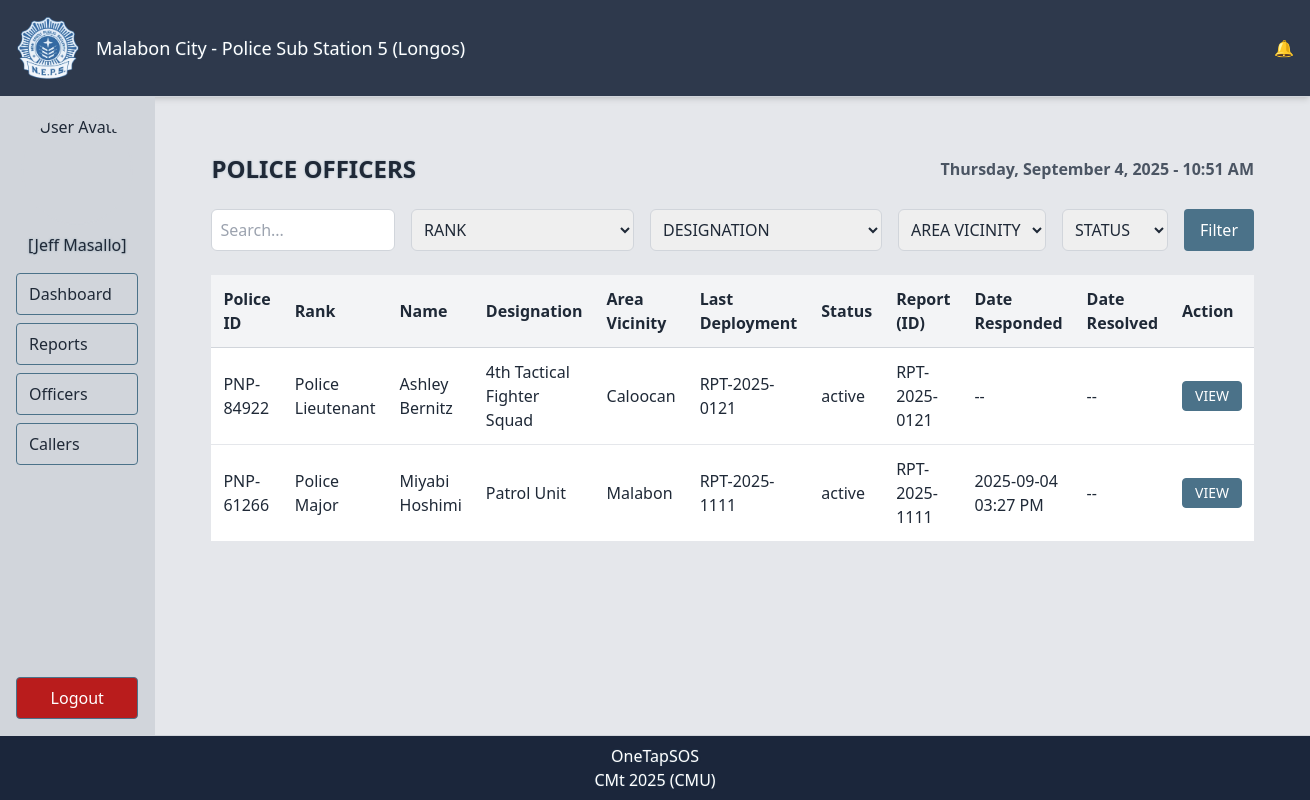
The app's page /users/list/ (signed in) with its own data.
### users/models.py (models this page shows, shortened)
class UserProfile(AbstractUser):
    username = None  # Remove default username
    police_id = models.CharField(
        max_length=20,
        unique=True,
        validators=[police_id_regex],
        help_text="Enter your official Police ID (e.g. PNP-12345)"
    )
    email = models.EmailField(unique=True)
    first_name = models.CharField(max_length=150)
    last_name = models.CharField(max_length=150)
    phone_number = models.CharField(
        max_length=11,
        validators=[philippine_mobile_regex],
        help_text="Enter a valid Philippine mobile number (e.g. 09123456789)."
    )
    rank = models.CharField(
        max_length=40,
        choices=RANK_GROUPED_CHOICES,
        default='Patrolman/Patrolwoman',
        help_text="Select your official police rank."
    )
    designation = models.CharField(
        max_length=100,
        blank=True,
        null=True,
        help_text="Officer’s current designation/role (e.g. Investigator, Desk Officer, Patrol Unit)."
    )
    area_vicinity = models.CharField(
        max_length=150,
        blank=True,
        null=True,
        help_text="Assigned area or vicinity of responsibility (e.g. Quezon City, Barangay 123)."
    )
    officer_photo = models.ImageField(
        upload_to='officer_photos/',
        null=True,
        blank=True,
        validators=[FileExtensionValidator(['jpg', 'jpeg', 'png'])],
        help_text="Upload a profile picture of the officer."
    )
    date_joined = models.DateTimeField(auto_now_add=True)
    is_active = models.BooleanField(default=True)
    is_staff = models.BooleanField(default=False)
    USERNAME_FIELD = 'police_id'
    REQUIRED_FIELDS = ['email', 'first_name', 'last_name']
    objects = CustomUserManager()

### users/views.py (the view, shortened to what this page needs)
# urls.py: path('list/', views.officer_list, name='officer_list'),
@login_required
def officer_list(request):
    latest_deployment = (
        DeploymentHistory.objects
        .filter(police_id=OuterRef("police_id"))
        .order_by("-date_time_responded", "-date_time_resolved", "-id")
    )
    users = (
        UserProfile.objects
        .filter(is_staff=False, is_superuser=False)
        .annotate(
            last_status=Subquery(latest_deployment.values("status")[:1]),
            last_report_id=Subquery(latest_deployment.values("report__report_id")[:1]),
            last_responded=Subquery(latest_deployment.values("date_time_responded")[:1]),
            last_resolved=Subquery(latest_deployment.values("date_time_resolved")[:1]),
        )
    )
    q = request.GET.get("q")
    rank = request.GET.get("rank")
    if rank:
        users = users.filter(rank=rank)
    designation = request.GET.get("designation")
    if designation:
        users = users.filter(designation=designation)
    area = request.GET.get("area")
    if area:
        users = users.filter(area_vicinity=area)
    status = request.GET.get("status")
    if status:
        users = users.filter(last_status=status)
    users = users.order_by("rank", "last_name")
    ranks = UserProfile.objects.values_list("rank", flat=True).distinct()
    designations = (
    UserProfile.objects
    .exclude(designation__isnull=True)
    .exclude(designation="")
    .values_list("designation", flat=True)
    .distinct()
)
    areas = (
    UserProfile.objects
    .exclude(area_vicinity__isnull=True)
    .exclude(area_vicinity="")
    .values_list("area_vicinity", flat=True)
    .distinct()
)
    statuses = DeploymentHistory.objects.values_list("status", flat=True).distinct()
    return render(request, "users/officers_list.html", {
        "users": users,
        "ranks": ranks,
        "designations": designations,
        "areas": areas,
        "statuses": statuses,
        "filters": request.GET,
    })

### notifications/context_processors.py (called while the page is built)
def notifications_context(request):
    if request.user.is_authenticated:
        unread_count = Notification.objects.filter(
            recipient=request.user, is_read=False
        ).count()
        latest_notifications = Notification.objects.filter(
            recipient=request.user
        ).order_by("-created_at")[:10]
    else:
        unread_count = 0
        latest_notifications = []
    return {
        "unread_count": unread_count,
        "latest_notifications": latest_notifications,
    }

### templates/users/officers_list.html (shortened to what this page needs)
{% extends "base.html" %}
{% block content %}
<div class="p-6 space-y-6">
    <div class="flex justify-between items-center">
        <h2 class="text-2xl font-semibold text-gray-800 text-glow">POLICE OFFICERS</h2>
        <p class="text-gray-600"><strong>{% now "l, F j, Y - h:i A" %}</strong></p>
    </div>
<form method="get" class="flex flex-wrap gap-2 sm:gap-4 mb-6">
    <input type="text" name="q" placeholder="Search..."
        value="{{ filters.q|default:'' }}"
        class="flex-1 min-w-[150px] p-2 border border-gray-300 rounded-md focus:outline-none focus:ring-2 focus:ring-[#4B7289]">
    <select name="rank" class="p-2 border border-gray-300 rounded-md">
        <option value="">RANK</option>
    </select>
    <select name="designation" class="p-2 border border-gray-300 rounded-md">
        <option value="">DESIGNATION</option>
    </select>
    <select name="area" class="p-2 border border-gray-300 rounded-md">
        <option value="">AREA VICINITY</option>
    </select>
    <select name="status" class="p-2 border border-gray-300 rounded-md">
        <option value="">STATUS</option>
    </select>
    <button type="submit" class="px-4 py-2 bg-[#4B7289] text-white rounded hover:bg-[#6B7280] transition">
        Filter
    </button>
</form>
{% if users %}
    <div class="hidden sm:block overflow-x-auto">
        <table class="w-full min-w-[900px] border-collapse bg-white shadow-md">
            <thead>
                <tr class="bg-gray-100 text-sm sm:text-base">
                    <th class="p-3 border-b border-gray-300 text-left font-semibold">Police ID</th>
                    <th class="p-3 border-b border-gray-300 text-left font-semibold">Rank</th>
                    <th class="p-3 border-b border-gray-300 text-left font-semibold">Name</th>
                    <th class="p-3 border-b border-gray-300 text-left font-semibold">Designation</th>
                    <th class="p-3 border-b border-gray-300 text-left font-semibold">Area Vicinity</th>
                    <th class="p-3 border-b border-gray-300 text-left font-semibold">Last Deployment</th>
                    <th class="p-3 border-b border-gray-300 text-left font-semibold">Status</th>
                    <th class="p-3 border-b border-gray-300 text-left font-semibold">Report (ID)</th>
                    <th class="p-3 border-b border-gray-300 text-left font-semibold">Date Responded</th>
                    <th class="p-3 border-b border-gray-300 text-left font-semibold">Date Resolved</th>
                    <th class="p-3 border-b border-gray-300 text-left font-semibold">Action</th>
                </tr>
            </thead>
            <tbody>
                {% for user in users %}
                <tr class="text-sm sm:text-base">
                    <td class="p-3 border-b">{{ user.police_id }}</td>
                    <td class="p-3 border-b">{{ user.rank }}</td>
                    <td class="p-3 border-b">{{ user.get_full_name }}</td>
                    <td class="p-3 border-b">{{ user.designation }}</td>
                    <td class="p-3 border-b">{{ user.area_vicinity }}</td>
                    <td class="p-3 border-b">{{ user.last_report_id|default:"--" }}</td>
                    <td class="p-3 border-b">{{ user.last_status|default:"--" }}</td>
                    <td class="p-3 border-b">{{ user.last_report_id|default:"--" }}</td>
                    <td class="p-3 border-b">{{ user.last_responded|date:"Y-m-d h:i A"|default:"--" }}</td>
                    <td class="p-3 border-b">{{ user.last_resolved|date:"Y-m-d h:i A"|default:"--" }}</td>
                    <td class="p-3 border-b">
                        <a href="{% url 'officer_view' user.id %}" class="inline-block px-3 py-1 bg-[#4B7289] text-white rounded hover:bg-[#6B7280] transition border-glow text-sm">VIEW</a>
                    </td>
                </tr>
                {% endfor %}
            </tbody>
        </table>
    </div>
{% else %}
    <p class="text-gray-500">No officer data available.</p>
{% endif %}
</div>
{% endblock %}

### templates/base.html (shortened to what this page needs)
{% load static %}
{% load humanize %}
<!DOCTYPE html>
<html lang="en">
<head>
    <script src="https://cdn.tailwindcss.com"></script>
</head>
<body class="bg-[#E5E7EB] text-gray-800 font-sans" x-data="{ open: false }">
    <div class="flex flex-col min-h-screen">
        <header class="flex justify-between items-center p-4 bg-[#1B263B]/90 shadow-md border-b border-gray-300">
            <div class="flex items-center gap-4">
                <img src="/static/img/NEPS_Logo.png" alt="Station Logo"
                    class="w-12 h-12 sm:w-16 sm:h-16 object-cover">
                <div class="text-base sm:text-lg font-medium text-white text-glow leading-tight">
                    Malabon City - Police Sub Station 5 <br class="sm:hidden"> (Longos)
                </div>
            </div>
            <div class="relative" x-data="{ showNotif: false }">
                <button @click="showNotif = !showNotif" class="relative text-white focus:outline-none">
                    🔔
                </button>
            </div>
        </header>
        <div class="flex flex-1">
            <aside
                class="fixed inset-y-0 left-0 w-56 p-4 bg-[#D1D5DB] border-r border-gray-300 flex flex-col
                       transform transition-transform ease-in-out duration-300
                       md:relative md:translate-x-0 md:flex z-50"
                :class="open ? 'translate-x-0' : '-translate-x-full'">
                <div class="flex flex-col items-center">
                    {% if request.user.officer_photo %}
                        <img src="{{ request.user.officer_photo.url }}" alt="User Avatar"
                            class="w-24 h-24 sm:w-28 sm:h-28 object-cover rounded-full border-2 border-gray-300 mb-2">
                    {% else %}
                        <img src="{% static 'img/avatar-placeholder.png' %}" alt="User Avatar"
                            class="w-24 h-24 sm:w-28 sm:h-28 object-cover rounded-full border-2 border-gray-300 mb-2">
                    {% endif %}
                    <p class="font-medium text-gray-800 text-glow mb-4 text-sm sm:text-base text-center">
                        [{{ request.user.get_full_name|default:request.user.username }}]
                    </p>
                </div>
                <nav class="flex flex-col gap-2">
                    <a href="{% url 'dashboard' %}" class="px-3 py-2 rounded hover:bg-[#4B7289]/80 hover:text-white transition border-glow">
                        Dashboard
                    </a>
                    <a href="{% url 'report_list' %}" class="px-3 py-2 rounded hover:bg-[#4B7289]/80 hover:text-white transition border-glow">
                        Reports
                    </a>
                    <a href="{% url 'officer_list' %}" class="px-3 py-2 rounded hover:bg-[#4B7289]/80 hover:text-white transition border-glow">
                        Officers
                    </a>
                    <a href="{% url 'callers_list' %}" class="px-3 py-2 rounded hover:bg-[#4B7289]/80 hover:text-white transition border-glow">
                        Callers
                    </a>
                </nav>
                <form method="post" action="{% url 'logout' %}" class="mt-auto">
                    <button type="submit"
                        class="w-full bg-[#B91C1C] hover:bg-[#991B1B] text-white py-2 rounded border-glow transition">
                        Logout
                    </button>
                </form>
            </aside>
            <main class="flex-1 p-4 sm:p-8 space-y-4 sm:space-y-6">
                {% block content %}{% endblock %}
            </main>
        </div>
        <footer class="bg-[#1B263B] text-white text-center py-2 border-t border-gray-300 text-glow text-sm sm:text-base">
            OneTapSOS<br>
            CMt 2025 (CMU)
        </footer>
    </div>
</body>
</html>

### templates/base.html (style rules this page uses)
.border-glow { border: 1px solid #4B7289; transition: border-color 0.3s ease; }
.text-glow { text-shadow: 0 0 2px rgba(75, 114, 137, 0.5); }

### records on screen
UserProfile: user.get_full_name "Jeff Masallo"
UserProfile: police_id "PNP-84922", rank "Police Lieutenant", get_full_name "Ashley Bernitz", designation "4th Tactical Fighter Squad", area_vicinity "Caloocan", last_report_id "RPT-2025-0121", last_status "active", last_responded "--", last_resolved "--"
UserProfile: police_id "PNP-61266", rank "Police Major", get_full_name "Miyabi Hoshimi", designation "Patrol Unit", area_vicinity "Malabon", last_report_id "RPT-2025-1111", last_status "active", last_responded "2025-09-04 03:27 PM", last_resolved "--"
